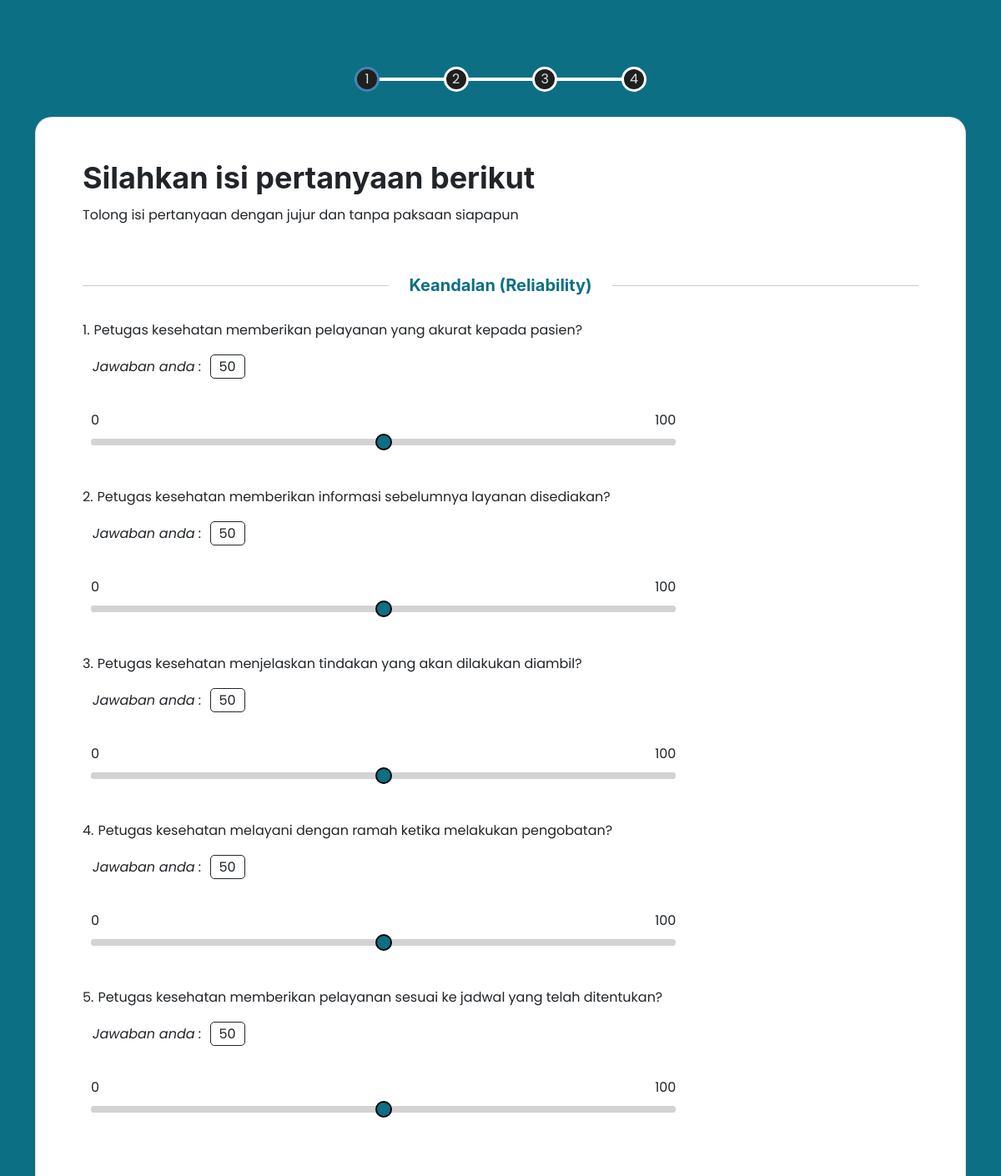
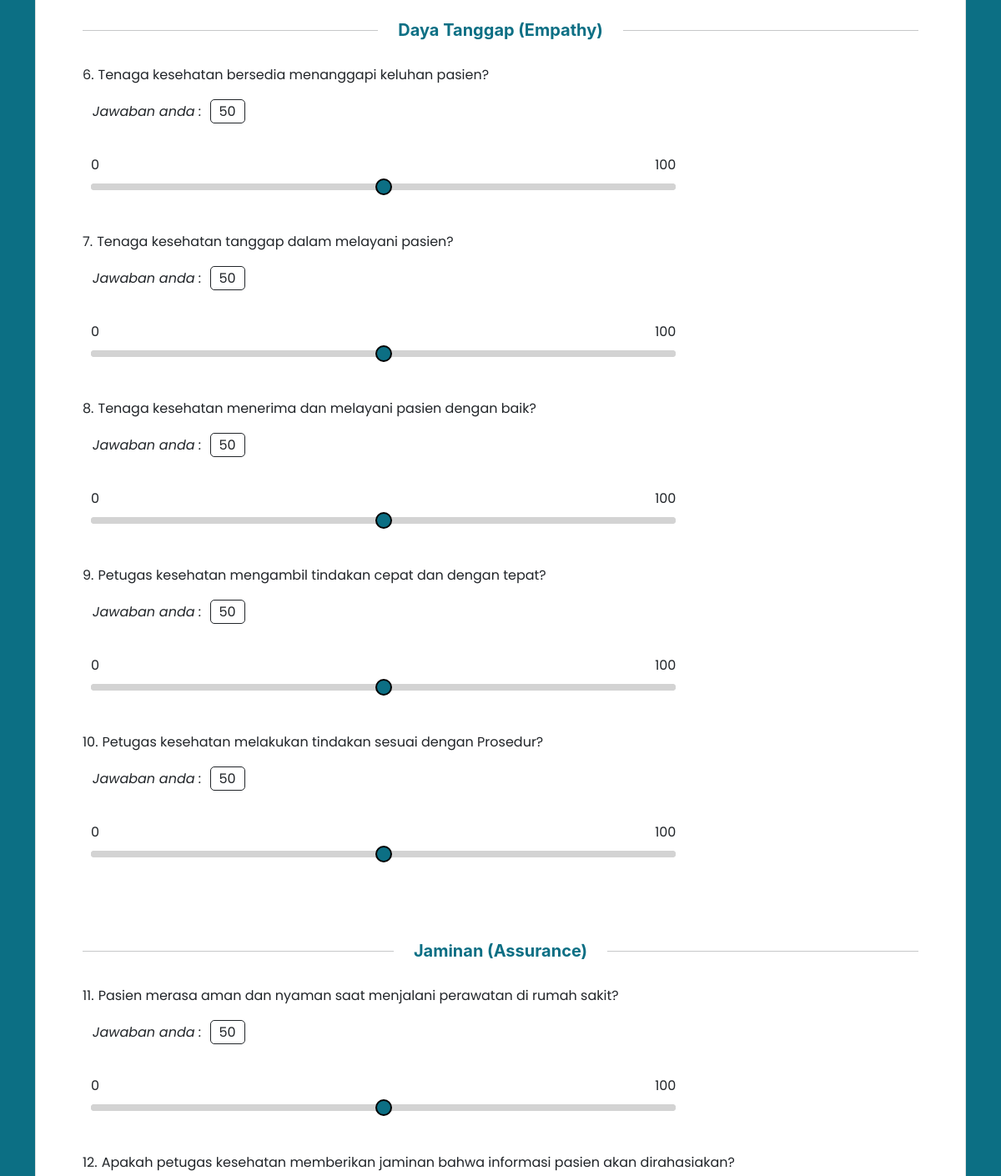
The app's page /pages/kuesioner/pertanyaan.php (upper part), older data (2 pictures, top to bottom).
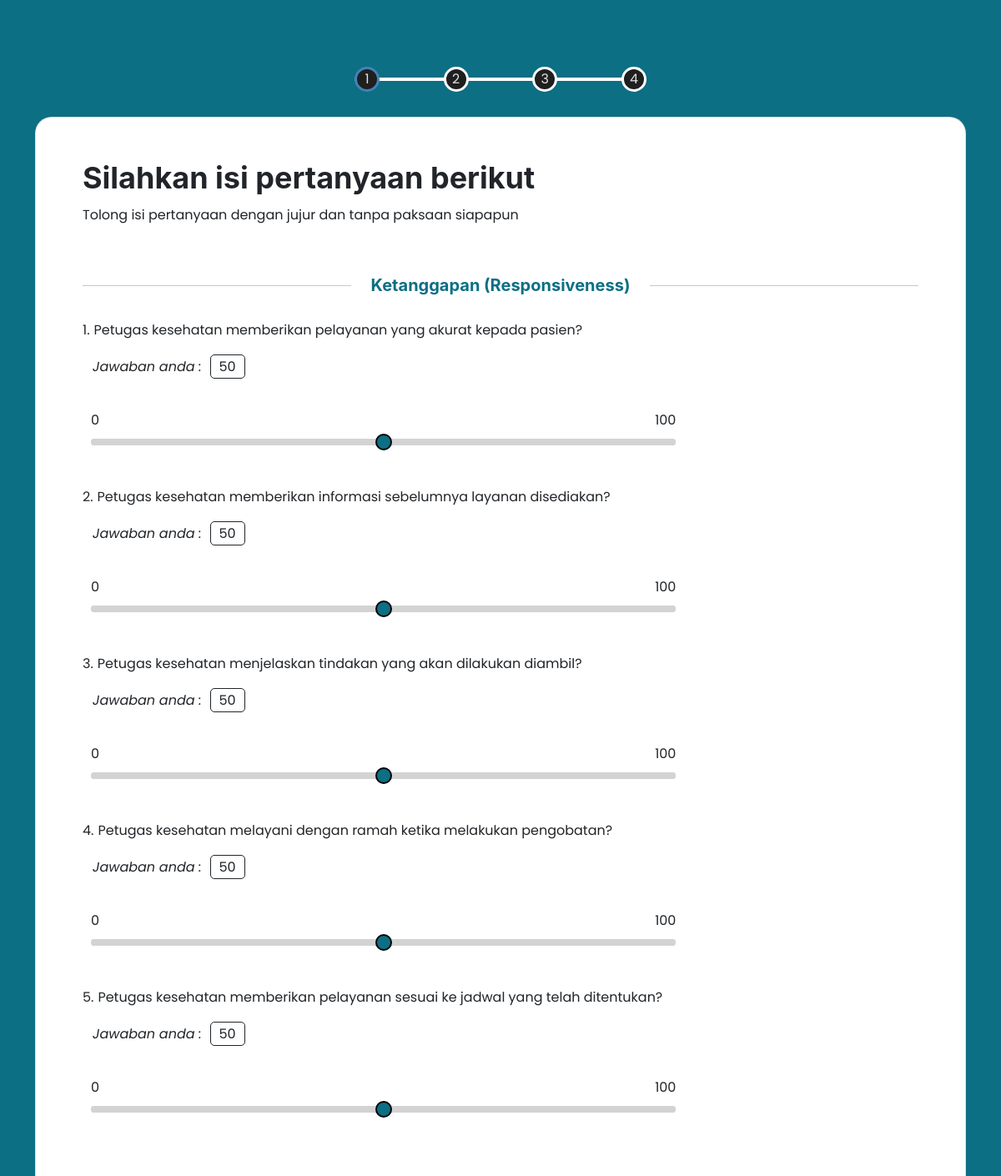
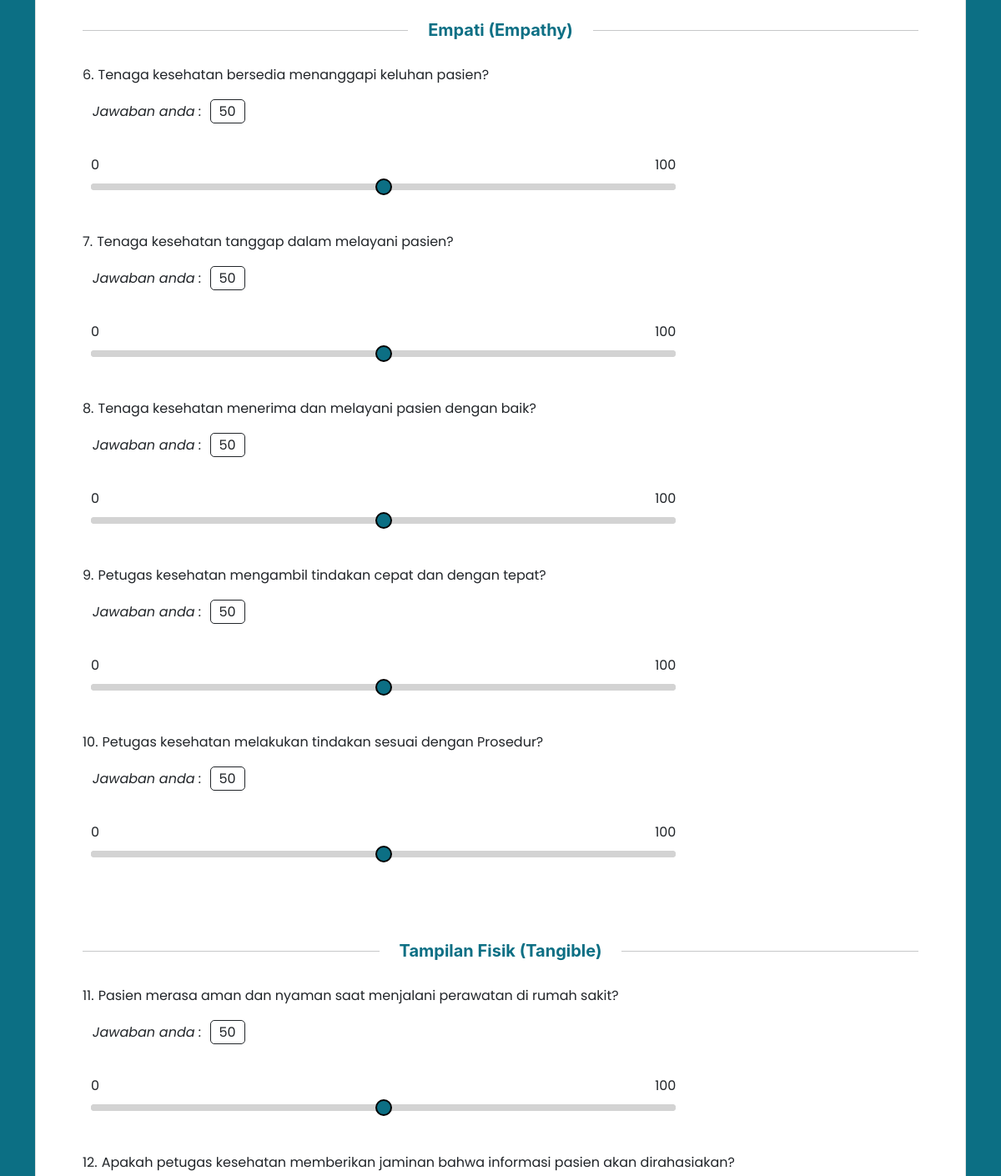
The same page, newer data (2 pictures, top to bottom).
### tables this page shows
CREATE TABLE `categories` (
  `id_category` int(11) NOT NULL,
  `category` varchar(100) NOT NULL
);

### pages/kuesioner/pertanyaan.php (the view, shortened to what this page needs)
<?php
include "../../validations/connection.php";
$queryCategory = "SELECT * FROM categories";
$resultCategory = mysqli_query($connect, $queryCategory);
$answers = array();
$nomor = 1;
?>
<!DOCTYPE html>
<html lang="en">
<head>
    <link rel="stylesheet" href="../../assets/styles/main.css" />
    <link href="../../vendor/bootstrap-icons/bootstrap-icons.css" rel="stylesheet" />
    <link href="../../vendor/aos/aos.css" rel="stylesheet" />
    <link href="../../vendor/glightbox/css/glightbox.min.css" rel="stylesheet" />
</head>
<body>
    <main>
        <section id="keusioner" class="kuesioner">
            <div class="progressbar">
                <div class="container">
                    <div class="progress-container">
                        <div class="circle active">1</div>
                        <div class="circle">2</div>
                        <div class="circle">3</div>
                        <div class="circle">4</div>
                    </div>
                    <div class="card">
                        <div class="card-body">
                            <form method="POST" action="rangkuman.php" enctype="application/x-www-form-urlencoded"
                                id="formNext">
                                <div class="content">
                                    <h3 class="card-title">Silahkan isi pertanyaan berikut</h3>
                                    <p class="card-subtitle">
                                        Tolong isi pertanyaan dengan jujur dan tanpa paksaan
                                        siapapun
                                    </p>
                                    <?php while ($rowCategory = mysqli_fetch_assoc($resultCategory)) : ?>
                                    <div class="category-question">
                                        <div class="d-flex">
                                            <hr class="my-auto flex-grow-1" />
                                            <h4 class="elementor-divider px-4"><?php echo $rowCategory['category']; ?>
                                            </h4>
                                            <hr class="my-auto flex-grow-1" />
                                        </div>
                                    </div>
                                    <?php
                                      $categoryId = $rowCategory['id_category'];
                                      $queryQuestion = "SELECT * FROM questions WHERE id_category = $categoryId";
                                      $resultQuestion = mysqli_query($connect, $queryQuestion);
                                    ?>
                                    <?php while ($rowQuestion = mysqli_fetch_assoc($resultQuestion)) : ?>
                                    <div class="question-container">
                                        <div class="question">
                                            <div class="question-no"><?php echo $nomor; ?>.</div>
                                            <div class="question-text"><?php echo $rowQuestion['question']; ?></div>
                                        </div>
                                        <p class="answer">Jawaban anda : <span>50</span></p>
                                        <div class="bantuan">
                                            <span>0</span>
                                            <span>100</span>
                                        </div>
                                        <input name="Q<?php echo $rowQuestion['id_question']; ?>"
                                            class="answer-question" type="range" min="0" max="100" step="0"
                                            value="<?php echo isset($answers['Q' . $rowQuestion['id_question']]) ? $answers['Q' . $rowQuestion['id_question']] : 50; ?>" />
                                        <br />
                                    </div>
                                    <?php $nomor++;?>
                                    <?php endwhile; ?>
                                    <?php endwhile; ?>
                                </div>
                            </form>
                        </div>
                    </div>
                </div>
            </div>
        </section>
    </main>
</body>
</html>

Row changes from the older to the newer data that the page shows:
changed categories: category "Keandalan (Reliability)" → "Ketanggapan (Responsiveness)"
changed categories: category "Daya Tanggap (Empathy)" → "Empati (Empathy)"
changed categories: category "Jaminan (Assurance)" → "Tampilan Fisik (Tangible)"
